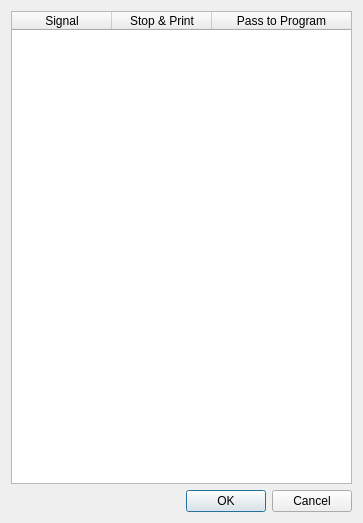
<?xml version="1.0" encoding="UTF-8"?>
<ui version="4.0">
 <class>Dialog</class>
 <widget class="QDialog" name="Dialog">
  <property name="geometry">
   <rect>
    <x>0</x>
    <y>0</y>
    <width>363</width>
    <height>523</height>
   </rect>
  </property>
  <property name="windowTitle">
   <string>Handle Signals</string>
  </property>
  <layout class="QGridLayout" name="gridLayout">
   <item row="0" column="0">
    <widget class="QTableWidget" name="tableWidget_Signals">
     <property name="editTriggers">
      <set>QAbstractItemView::NoEditTriggers</set>
     </property>
     <property name="selectionMode">
      <enum>QAbstractItemView::SingleSelection</enum>
     </property>
     <property name="selectionBehavior">
      <enum>QAbstractItemView::SelectRows</enum>
     </property>
     <attribute name="horizontalHeaderStretchLastSection">
      <bool>true</bool>
     </attribute>
     <attribute name="verticalHeaderVisible">
      <bool>false</bool>
     </attribute>
     <attribute name="verticalHeaderMinimumSectionSize">
      <number>16</number>
     </attribute>
     <attribute name="verticalHeaderDefaultSectionSize">
      <number>16</number>
     </attribute>
     <column>
      <property name="text">
       <string>Signal</string>
      </property>
     </column>
     <column>
      <property name="text">
       <string>Stop &amp; Print</string>
      </property>
     </column>
     <column>
      <property name="text">
       <string>Pass to Program</string>
      </property>
     </column>
    </widget>
   </item>
   <item row="1" column="0">
    <widget class="QDialogButtonBox" name="buttonBox">
     <property name="orientation">
      <enum>Qt::Horizontal</enum>
     </property>
     <property name="standardButtons">
      <set>QDialogButtonBox::Cancel|QDialogButtonBox::Ok</set>
     </property>
    </widget>
   </item>
  </layout>
 </widget>
 <resources/>
 <connections>
  <connection>
   <sender>buttonBox</sender>
   <signal>rejected()</signal>
   <receiver>Dialog</receiver>
   <slot>reject()</slot>
   <hints>
    <hint type="sourcelabel">
     <x>316</x>
     <y>260</y>
    </hint>
    <hint type="destinationlabel">
     <x>286</x>
     <y>274</y>
    </hint>
   </hints>
  </connection>
  <connection>
   <sender>buttonBox</sender>
   <signal>accepted()</signal>
   <receiver>Dialog</receiver>
   <slot>accept()</slot>
   <hints>
    <hint type="sourcelabel">
     <x>248</x>
     <y>254</y>
    </hint>
    <hint type="destinationlabel">
     <x>157</x>
     <y>274</y>
    </hint>
   </hints>
  </connection>
 </connections>
</ui>
